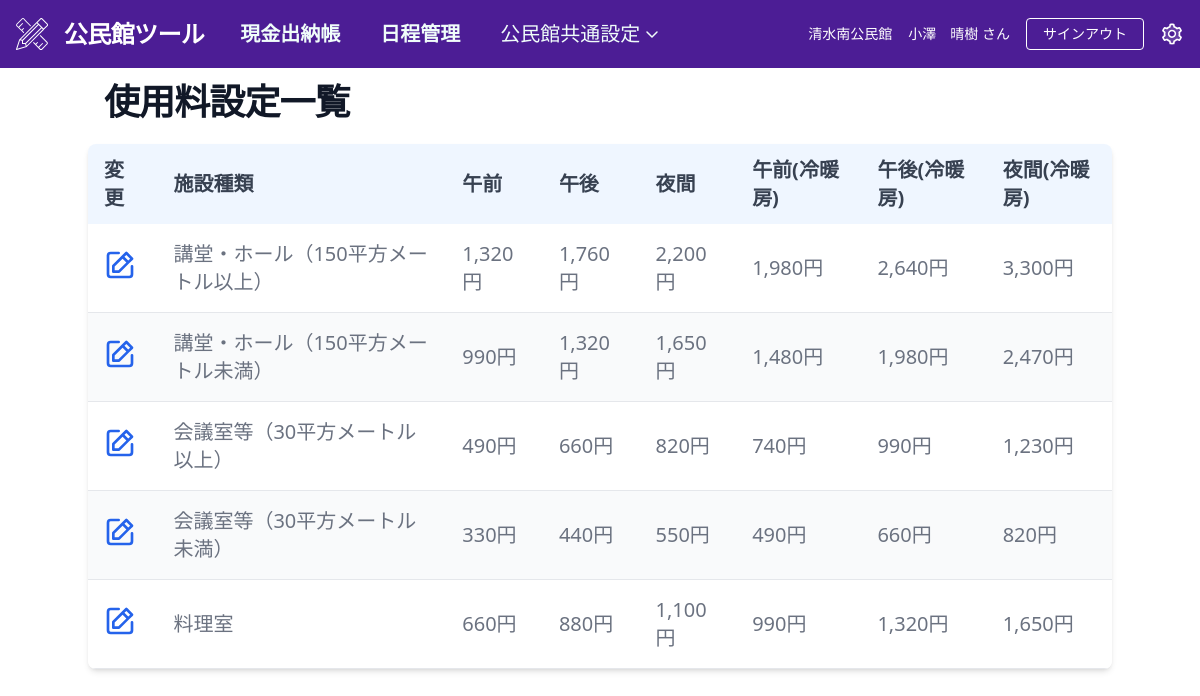
Page /usagefee (signed in) on the committed database.
### accounts/models.py (models this page shows, shortened)
class User(AbstractBaseUser, PermissionsMixin):
    login_user = models.CharField(
        verbose_name=_("login user"),
        unique=True,
        max_length=64,
    )
    email = models.EmailField(
        verbose_name=_("email"),
    )
    name = models.CharField(
        verbose_name=_("name"),
        max_length=150,
        null=True,
        blank=False
    )
    public_hall = models.ForeignKey(
         PublicHall,
         on_delete=models.CASCADE,
         null=True,
         blank=True,
    )
    is_superuser = models.BooleanField(
        verbose_name=_("is_superuer"),
        default=False
    )
    is_staff = models.BooleanField(
        verbose_name=_('staff status'),
        default=False,
    )
    is_active = models.BooleanField(
        verbose_name=_('active'),
        default=True,
    )
    created_at = models.DateTimeField(
        verbose_name=_("created_at"),
        auto_now_add=True
    )
    updated_at = models.DateTimeField(
        verbose_name=_("updateded_at"),
        auto_now=True
    )
    objects = UserManager()
    USERNAME_FIELD = 'login_user' # ログイン時、ユーザー名の代わりにlogin_userを使用
    REQUIRED_FIELDS = ['email']  # スーパーユーザー作成時にemailも設定する

class PublicHall(models.Model):
	number = models.DecimalField('公民館No.',primary_key=True, unique=True,max_digits=4, decimal_places=0)
	name = models.CharField('公民館名', max_length=32)
	email = models.EmailField('メールアドレス', max_length=128)
	tel = models.CharField('電話番号', max_length=16)
	director = models.CharField('館長', max_length=32)

### common/models.py (models this page shows, shortened)
class UsageFee(models.Model):
	type = models.CharField('施設種類', max_length=64, blank=False)
	time_fee_1 = models.DecimalField('使用料金（午前）',max_digits=8,decimal_places=0,null=False)
	time_fee_2 = models.DecimalField('使用料金（午後）',max_digits=8,decimal_places=0,null=False)
	time_fee_3 = models.DecimalField('使用料金（夜間）',max_digits=8,decimal_places=0,null=False)
	time_fee_1_with_air = models.DecimalField('使用料金（午前）冷暖房',max_digits=8,decimal_places=0,null=False)
	time_fee_2_with_air = models.DecimalField('使用料金（午後）冷暖房',max_digits=8,decimal_places=0,null=False)
	time_fee_3_with_air = models.DecimalField('使用料金（夜間）冷暖房',max_digits=8,decimal_places=0,null=False)

### common/views.py (the view)
# urls.py: path('usagefee', views.UsageFeeListView.as_view(), name="usagefee"),
class UsageFeeListView(LoginRequiredMixin,ListView):
    template_name = "common/usagefee.html"
    model = UsageFee
    def get_context_data(self):
        context = super().get_context_data()
        context['page_title'] = '使用料設定'
        context['form_update'] = UsageFeeForm()    # Update Modal画面
        return context

### templates/common/usagefee.html (shortened to what this page needs)
{% extends 'base_common.html' %}
{% load humanize %}
{%block content %}
<div id="content">
	<section class="bg-white">
		<div class="flex flex-row py-4 px-4 mx-auto items-center justify-between">
			<h1 class="mb-2 text-4xl font-extrabold tracking-tight leading-none text-gray-900">
				{{ page_title }}一覧
			</h1>
		</div>
	</section>
	<div class="relative overflow-x-auto shadow-md sm:rounded-lg">
		<table class="w-full text-xl text-left rtl:text-right text-gray-500">
			<thead class="text-gray-700 uppercase bg-blue-50">
				<tr>
					<th scope="col" class="px-4 py-3">変更</th>
					<th scope="col" class="px-4 py-3">施設種類</th>
					<th scope="col" class="px-4 py-3">午前</th>
					<th scope="col" class="px-4 py-3">午後</th>
					<th scope="col" class="px-4 py-3">夜間</th>
					<th scope="col" class="px-4 py-3">午前(冷暖房)</th>
					<th scope="col" class="px-4 py-3">午後(冷暖房)</th>
					<th scope="col" class="px-4 py-3">夜間(冷暖房)</th>
				</tr>
			</thead>
			<tbody>
				{% for object in object_list %}
				<tr class="odd:bg-white even:bg-gray-50 border-b">
					<td class="px-4 py-4">
						<button type="button" class="modal-open-button font-medium text-blue-600"
							data-modal-hide="authentication-modal" data-modal-target="#update-modal"
							data-modal-id={{object.pk}}>
							<a href="#" class=" hover:underline">
							</a>
					</td>
					<td class="px-4 py-4">{{ object.type }}</td>
					<td class="px-4 py-4">{{ object.time_fee_1 | intcomma }}円</td>
					<td class="px-4 py-4">{{ object.time_fee_2 | intcomma }}円</td>
					<td class="px-4 py-4">{{ object.time_fee_3 | intcomma }}円</td>
					<td class="px-4 py-4">{{ object.time_fee_1_with_air | intcomma }}円</td>
					<td class="px-4 py-4">{{ object.time_fee_2_with_air | intcomma }}円</td>
					<td class="px-4 py-4">{{ object.time_fee_3_with_air | intcomma }}円</td>
				</tr>
				{% endfor %}
			</tbody>
		</table>
	</div>
</div>
{% endblock %}

### templates/base_common.html (shortened to what this page needs)
{% load static %}
<!DOCTYPE html>
<html lang="ja">
<head>
	<link href="{% static 'css/styles.css' %}" rel="stylesheet" />
</head>
<body>
	<nav class="flex flex-row items-center justify-between bg-violet-900 p-4">
		<div class="flex items-center flex-row text-white mr-6">
			<a href="{% url 'common:index' %}">
				<span class="font-semibold text-2xl tracking-tight mr-4">公民館ツール</span>
			</a>
			<a href="{% url 'accounting:index' 0 0 %}">
				<span class="font-semibold text-xl text-teal-50 hover:text-white px-5 py-1">現金出納帳</span>
			</a>
			<a href="{% url 'event_manager:calendar' %}">
				<span class="font-semibold text-xl text-teal-50 hover:text-white px-5 py-1">日程管理</span>
			</a>
			<button type="button" data-dropdown-toggle="dropdownAccounting"
				class="dropdownbutton text-xl text-teal-50 hover:text-white font-medium rounded-lg px-5 py-1 text-center inline-flex items-center">
				公民館共通設定
				<svg xmlns="http://www.w3.org/2000/svg" width="24" height="24" viewBox="0 0 24 24">
					<path fill="none" stroke="currentColor" stroke-linecap="round" stroke-linejoin="round"
						stroke-width="1.5" d="m7 10l5 5l5-5" />
				</svg>
			</button>
		</div>
		<div class="flex flex-row items-center justify-end">
			<div class="text-white text-sm mr-4">
				{{ user.public_hall.name }}公民館
			</div>
			<div class="text-white text-sm mr-4">{{ user.name }} さん</div>
			<form action="{% url 'accounts:logout' %}" method="post" name="logout">
				<button type="submit"
					class="inline-block text-sm px-4 py-2 leading-none border rounded text-white border-white hover:border-transparent hover:text-teal-500 hover:bg-white mt-4 lg:mt-0">
					サインアウト
				</button>
			</form>
			<div class="ml-4 text-white">
				<a href="{% url 'common:settings' %}">
				</a>
			</div>
		</div>
	</nav>
	<div class="container mx-auto text-center">
		{% block content %} {% endblock %}
	</div>
</body>
</html>

### rows in the picture
User: public_hall.name "清水南", name "小澤 晴樹"
UsageFee: type "講堂・ホール（150平方メートル以上）", time_fee_1 "1,320", time_fee_2 "1,760", time_fee_3 "2,200", time_fee_1_with_air "1,980", time_fee_2_with_air "2,640", time_fee_3_with_air "3,300"
UsageFee: type "講堂・ホール（150平方メートル未満）", time_fee_1 "990", time_fee_2 "1,320", time_fee_3 "1,650", time_fee_1_with_air "1,480", time_fee_2_with_air "1,980", time_fee_3_with_air "2,470"
UsageFee: type "会議室等（30平方メートル以上）", time_fee_1 "490", time_fee_2 "660", time_fee_3 "820", time_fee_1_with_air "740", time_fee_2_with_air "990", time_fee_3_with_air "1,230"
UsageFee: type "会議室等（30平方メートル未満）", time_fee_1 "330", time_fee_2 "440", time_fee_3 "550", time_fee_1_with_air "490", time_fee_2_with_air "660", time_fee_3_with_air "820"
UsageFee: type "料理室", time_fee_1 "660", time_fee_2 "880", time_fee_3 "1,100", time_fee_1_with_air "990", time_fee_2_with_air "1,320", time_fee_3_with_air "1,650"

### other values in the picture
{{ page_title }} "使用料設定"
